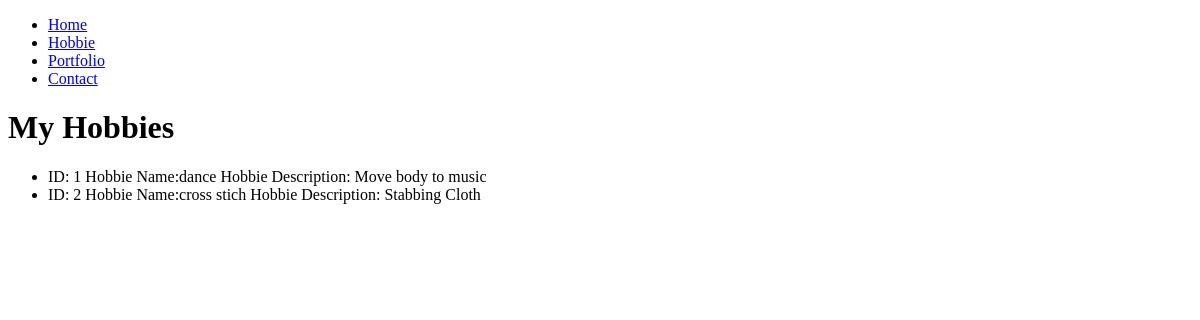
The app's page /hobbie/, older data.
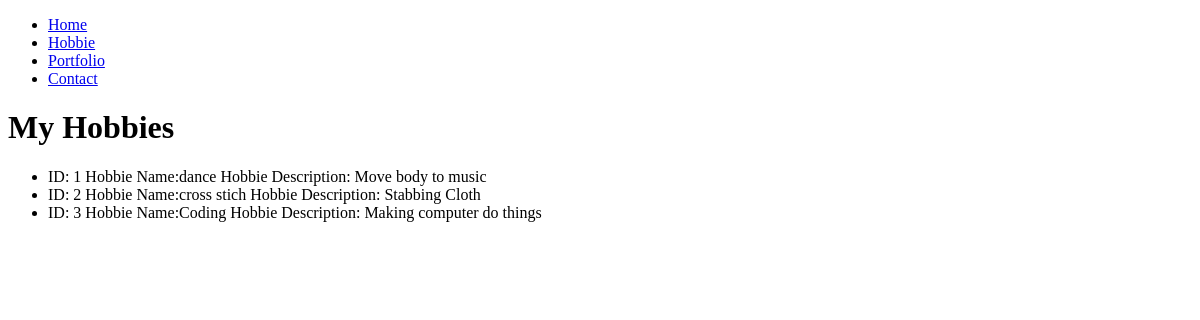
The same page, newer data.
### Hobbies/models.py (models this page shows)
class Hobbie(models.Model):
    hobbie_name = models.CharField(max_length=64)
    hobbie_description = models.CharField(max_length=500)
    def __str__(self):
        return(f"ID: {self.id} Hobbie Name:{ self.hobbie_name} Hobbie Description: {self.hobbie_description}")

### Hobbies/views.py (the view)
# urls.py: path("hobbie/", views.hobbie, name="hobbie"),
def hobbie(request):
    hobbies = Hobbie.objects.all()
    context = {'hobbies':hobbies}
    return render(request, 'hobbie/hobbie.html',context)

### Hobbies/templates/hobbie/hobbie.html (shortened to what this page needs)
<!DOCTYPE html>
<html lang="en">
<head>
</head>
<body>
    {% extends 'hobbie/navbar.html' %}
    {% block content %}
        <h1>My Hobbies</h1>
        <ul>
            {% for hobbie in hobbies %}
                <li>{{hobbie}}</li>
            {% endfor %}
        </ul>
    {% endblock %}

Row changes from the older to the newer data that the page shows:
added Hobbie: id+hobbie_description "ID: 3 Hobbie Name:Coding Hobbie Description: Making computer do things"
